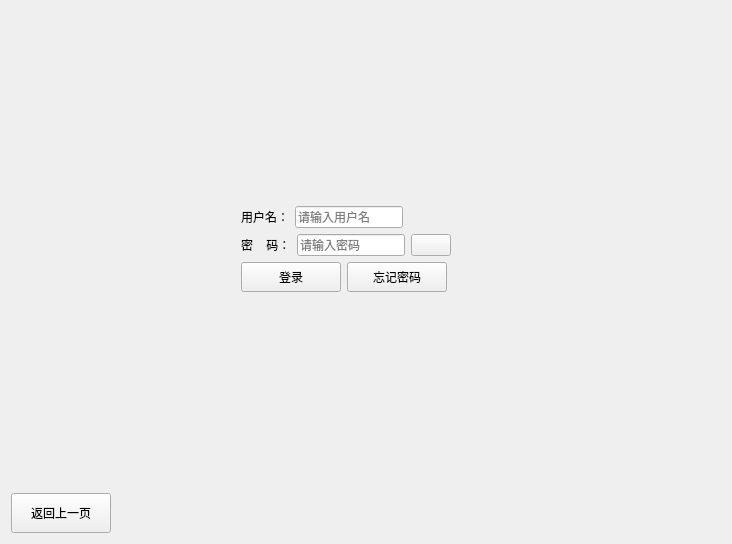
<?xml version="1.0" encoding="UTF-8"?>
<ui version="4.0">
 <class>login</class>
 <widget class="QWidget" name="login">
  <property name="geometry">
   <rect>
    <x>0</x>
    <y>0</y>
    <width>732</width>
    <height>544</height>
   </rect>
  </property>
  <property name="windowTitle">
   <string>Form</string>
  </property>
  <layout class="QVBoxLayout" name="verticalLayout_3">
   <item>
    <spacer name="verticalSpacer_2">
     <property name="orientation">
      <enum>Qt::Vertical</enum>
     </property>
     <property name="sizeHint" stdset="0">
      <size>
       <width>20</width>
       <height>184</height>
      </size>
     </property>
    </spacer>
   </item>
   <item>
    <layout class="QHBoxLayout" name="horizontalLayout_5">
     <item>
      <spacer name="horizontalSpacer_3">
       <property name="orientation">
        <enum>Qt::Horizontal</enum>
       </property>
       <property name="sizeHint" stdset="0">
        <size>
         <width>40</width>
         <height>20</height>
        </size>
       </property>
      </spacer>
     </item>
     <item>
      <layout class="QVBoxLayout" name="verticalLayout_2">
       <item>
        <layout class="QVBoxLayout" name="verticalLayout">
         <item>
          <layout class="QHBoxLayout" name="horizontalLayout_4">
           <item>
            <widget class="QLabel" name="label">
             <property name="styleSheet">
              <string notr="true">font: 12pt &quot;黑体&quot;;</string>
             </property>
             <property name="text">
              <string>用户名：</string>
             </property>
            </widget>
           </item>
           <item>
            <widget class="QLineEdit" name="usrlineEdit">
             <property name="sizePolicy">
              <sizepolicy hsizetype="Fixed" vsizetype="Fixed">
               <horstretch>0</horstretch>
               <verstretch>0</verstretch>
              </sizepolicy>
             </property>
             <property name="placeholderText">
              <string>请输入用户名</string>
             </property>
            </widget>
           </item>
           <item>
            <spacer name="horizontalSpacer_5">
             <property name="orientation">
              <enum>Qt::Horizontal</enum>
             </property>
             <property name="sizeHint" stdset="0">
              <size>
               <width>40</width>
               <height>20</height>
              </size>
             </property>
            </spacer>
           </item>
          </layout>
         </item>
         <item>
          <layout class="QHBoxLayout" name="horizontalLayout_3">
           <item>
            <widget class="QLabel" name="label_2">
             <property name="styleSheet">
              <string notr="true">font: 12pt &quot;黑体&quot;;</string>
             </property>
             <property name="text">
              <string>密    码：</string>
             </property>
            </widget>
           </item>
           <item>
            <widget class="QLineEdit" name="passwdlineEdit">
             <property name="sizePolicy">
              <sizepolicy hsizetype="Fixed" vsizetype="Fixed">
               <horstretch>0</horstretch>
               <verstretch>0</verstretch>
              </sizepolicy>
             </property>
             <property name="placeholderText">
              <string>请输入密码</string>
             </property>
            </widget>
           </item>
           <item>
            <widget class="QPushButton" name="toolButton">
             <property name="toolTip">
              <string>&lt;html&gt;&lt;head/&gt;&lt;body&gt;&lt;p&gt;&lt;img src=&quot;:/keyboard.png&quot;/&gt;&lt;/p&gt;&lt;/body&gt;&lt;/html&gt;</string>
             </property>
             <property name="whatsThis">
              <string>&lt;html&gt;&lt;head/&gt;&lt;body&gt;&lt;p&gt;&lt;img src=&quot;:/keyboard.png&quot;/&gt;&lt;/p&gt;&lt;/body&gt;&lt;/html&gt;</string>
             </property>
             <property name="text">
              <string/>
             </property>
            </widget>
           </item>
           <item>
            <spacer name="horizontalSpacer_6">
             <property name="orientation">
              <enum>Qt::Horizontal</enum>
             </property>
             <property name="sizeHint" stdset="0">
              <size>
               <width>40</width>
               <height>20</height>
              </size>
             </property>
            </spacer>
           </item>
          </layout>
         </item>
        </layout>
       </item>
       <item>
        <layout class="QHBoxLayout" name="horizontalLayout_2">
         <item>
          <widget class="QPushButton" name="pushButton_login">
           <property name="minimumSize">
            <size>
             <width>100</width>
             <height>30</height>
            </size>
           </property>
           <property name="styleSheet">
            <string notr="true">font: 12pt &quot;黑体&quot;;</string>
           </property>
           <property name="text">
            <string>登录</string>
           </property>
          </widget>
         </item>
         <item>
          <widget class="QPushButton" name="pushButton_findpasswd">
           <property name="sizePolicy">
            <sizepolicy hsizetype="Fixed" vsizetype="Fixed">
             <horstretch>0</horstretch>
             <verstretch>0</verstretch>
            </sizepolicy>
           </property>
           <property name="minimumSize">
            <size>
             <width>100</width>
             <height>30</height>
            </size>
           </property>
           <property name="styleSheet">
            <string notr="true">font: 12pt &quot;黑体&quot;;</string>
           </property>
           <property name="text">
            <string>忘记密码</string>
           </property>
          </widget>
         </item>
         <item>
          <spacer name="horizontalSpacer_7">
           <property name="orientation">
            <enum>Qt::Horizontal</enum>
           </property>
           <property name="sizeHint" stdset="0">
            <size>
             <width>40</width>
             <height>20</height>
            </size>
           </property>
          </spacer>
         </item>
        </layout>
       </item>
      </layout>
     </item>
     <item>
      <spacer name="horizontalSpacer_4">
       <property name="orientation">
        <enum>Qt::Horizontal</enum>
       </property>
       <property name="sizeHint" stdset="0">
        <size>
         <width>40</width>
         <height>20</height>
        </size>
       </property>
      </spacer>
     </item>
    </layout>
   </item>
   <item>
    <spacer name="verticalSpacer">
     <property name="orientation">
      <enum>Qt::Vertical</enum>
     </property>
     <property name="sizeHint" stdset="0">
      <size>
       <width>20</width>
       <height>184</height>
      </size>
     </property>
    </spacer>
   </item>
   <item>
    <layout class="QHBoxLayout" name="horizontalLayout">
     <item>
      <widget class="QPushButton" name="pushButton_backhome">
       <property name="minimumSize">
        <size>
         <width>100</width>
         <height>40</height>
        </size>
       </property>
       <property name="styleSheet">
        <string notr="true">
font: 12pt &quot;黑体&quot;;</string>
       </property>
       <property name="text">
        <string>返回上一页</string>
       </property>
      </widget>
     </item>
     <item>
      <spacer name="horizontalSpacer">
       <property name="orientation">
        <enum>Qt::Horizontal</enum>
       </property>
       <property name="sizeHint" stdset="0">
        <size>
         <width>40</width>
         <height>20</height>
        </size>
       </property>
      </spacer>
     </item>
    </layout>
   </item>
  </layout>
 </widget>
 <tabstops>
  <tabstop>usrlineEdit</tabstop>
  <tabstop>passwdlineEdit</tabstop>
  <tabstop>pushButton_findpasswd</tabstop>
  <tabstop>pushButton_login</tabstop>
  <tabstop>pushButton_backhome</tabstop>
 </tabstops>
 <resources/>
 <connections/>
</ui>
